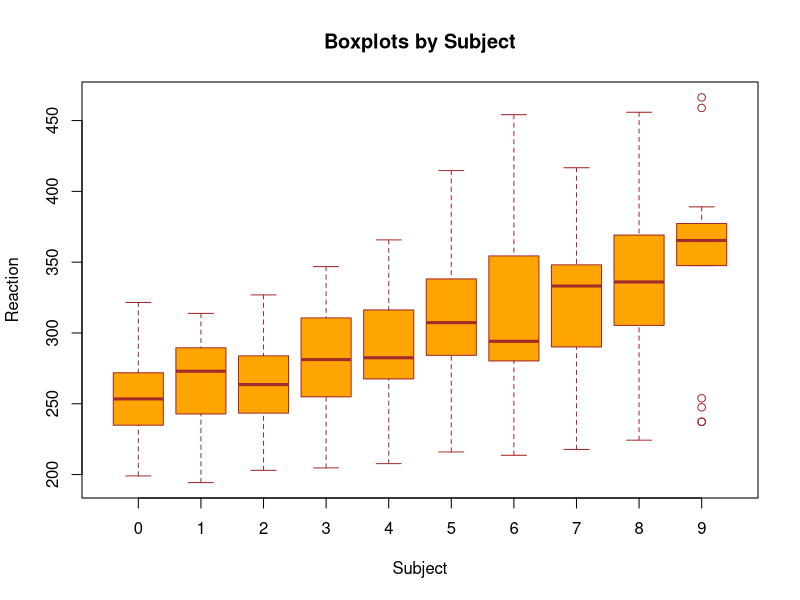

The R script that drew this image:
## ---- chunk 1
require(lme4)
l <- lm(Reaction ~ Days, sleepstudy)
s <- summary(l)
s
names(s)
class(s)
round(sqrt(s$fstatistic[1]),3)
## ---- chunk 2
boxplot(Reaction~Days, data=sleepstudy, main="Boxplots by Subject", xlab="Subject", ylab="Reaction", col="orange", border="brown" )
## ---- chunk 3
f <- lmer(Reaction ~ Days + (Days | Subject), sleepstudy)
s <- summary(f)
s
names(s)
class(with(s,coefficients))
t <- with(s,coefficients)[,3]
p <- 2*(pnorm(-abs(t)))
p
